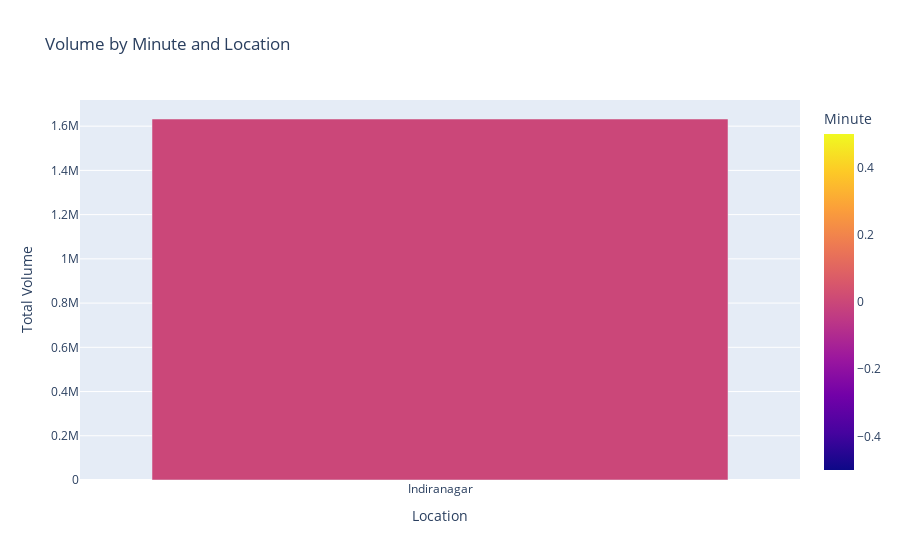

The code cell stored with this chart in its notebook:
### Code cell
# Group by Minute and Location and calculate the sum of Volume
minute_location_group = product_data.groupby(['Minute', 'Location'])['Order_Volume'].sum().reset_index()
# Create the bar plot 
fig = px.bar(minute_location_group, x='Location', y='Order_Volume', color='Minute', 
             labels={'Minute': 'Minute', 'Order_Volume': 'Total Volume'},
             title='Volume by Minute and Location')
fig.update_xaxes(tickmode='array', tickvals=list(range(0, 60, 5)))
fig.show()

### Figure 1 — Plotly figure (JSON) as saved in the notebook; plotly's stock layout.template omitted (floating-point values rounded to 4 significant figures)
{"data": [{"alignmentgroup": "True", "hovertemplate": "Location=%{x}<br>Total Volume=%{y}<br>Minute=%{marker.color}<extra></extra>", "legendgroup": "", "marker": {"color": [0], "coloraxis": "coloraxis", "pattern": {"shape": ""}}, "name": "", "offsetgroup": "", "orientation": "v", "showlegend": false, "textposition": "auto", "type": "bar", "x": ["Indiranagar"], "xaxis": "x", "y": [1632369], "yaxis": "y"}], "layout": {"barmode": "relative", "coloraxis": {"colorbar": {"title": {"text": "Minute"}}, "colorscale": [[0, "#0d0887"], [0.1111, "#46039f"], [0.2222, "#7201a8"], [0.3333, "#9c179e"], [0.4444, "#bd3786"], [0.5556, "#d8576b"], [0.6667, "#ed7953"], [0.7778, "#fb9f3a"], [0.8889, "#fdca26"], [1, "#f0f921"]]}, "legend": {"tracegroupgap": 0}, "title": {"text": "Volume by Minute and Location"}, "xaxis": {"anchor": "y", "domain": [0, 1], "tickmode": "array", "tickvals": [0, 5, 10, 15, 20, 25, 30, 35, 40, 45, 50, 55], "title": {"text": "Location"}}, "yaxis": {"anchor": "x", "domain": [0, 1], "title": {"text": "Total Volume"}}}}
